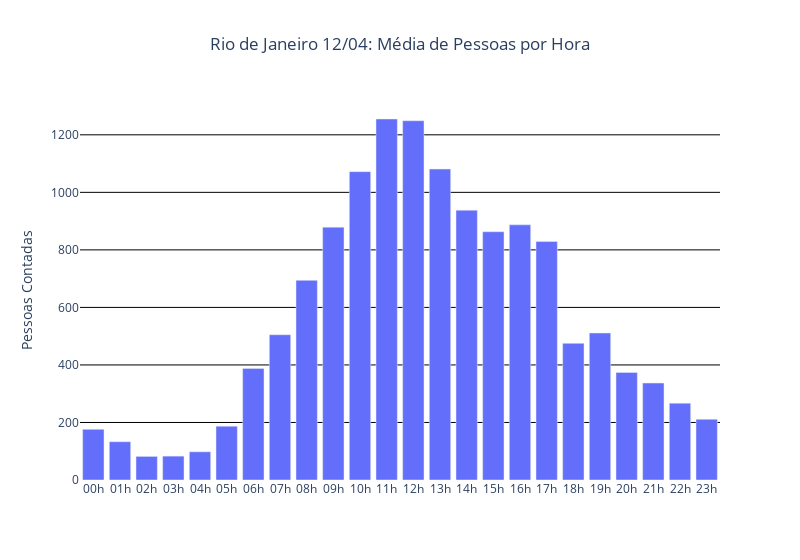

Write notebook code for a chart like this one.
### Code cell
figure_4 = go.Figure()

figure_4.add_trace(go.Bar(
    x = week_now_graph['horario_legend'],
    y = week_now_graph['pessoas_contadas']
))

figure_4.update_layout(go.Layout(
    title = f'{bairro_graph} {DIA}: Média de Pessoas por Hora',
    title_x = 0.5,
    yaxis_title = "Pessoas Contadas",
    plot_bgcolor= "rgba(0,0,0,0)",
    width = 800,
))
figure_4.update_yaxes(showgrid=True, gridwidth=1, gridcolor='black')

### Figure 1 — Plotly figure (JSON) as saved in the notebook; plotly's stock layout.template omitted (floating-point values rounded to 4 significant figures)
{"data": [{"type": "bar", "x": ["00h", "01h", "02h", "03h", "04h", "05h", "06h", "07h", "08h", "09h", "10h", "11h", "12h", "13h", "14h", "15h", "16h", "17h", "18h", "19h", "20h", "21h", "22h", "23h"], "y": [176, 133, 82, 83, 98, 187, 388, 505, 694, 879, 1072, 1255, 1249, 1081, 938, 863, 887, 829, 475, 511, 374, 337, 267, 211]}], "layout": {"plot_bgcolor": "rgba(0,0,0,0)", "title": {"text": "Rio de Janeiro 12/04: Média de Pessoas por Hora", "x": 0.5}, "width": 800, "yaxis": {"gridcolor": "black", "gridwidth": 1, "showgrid": true, "title": {"text": "Pessoas Contadas"}}}}
